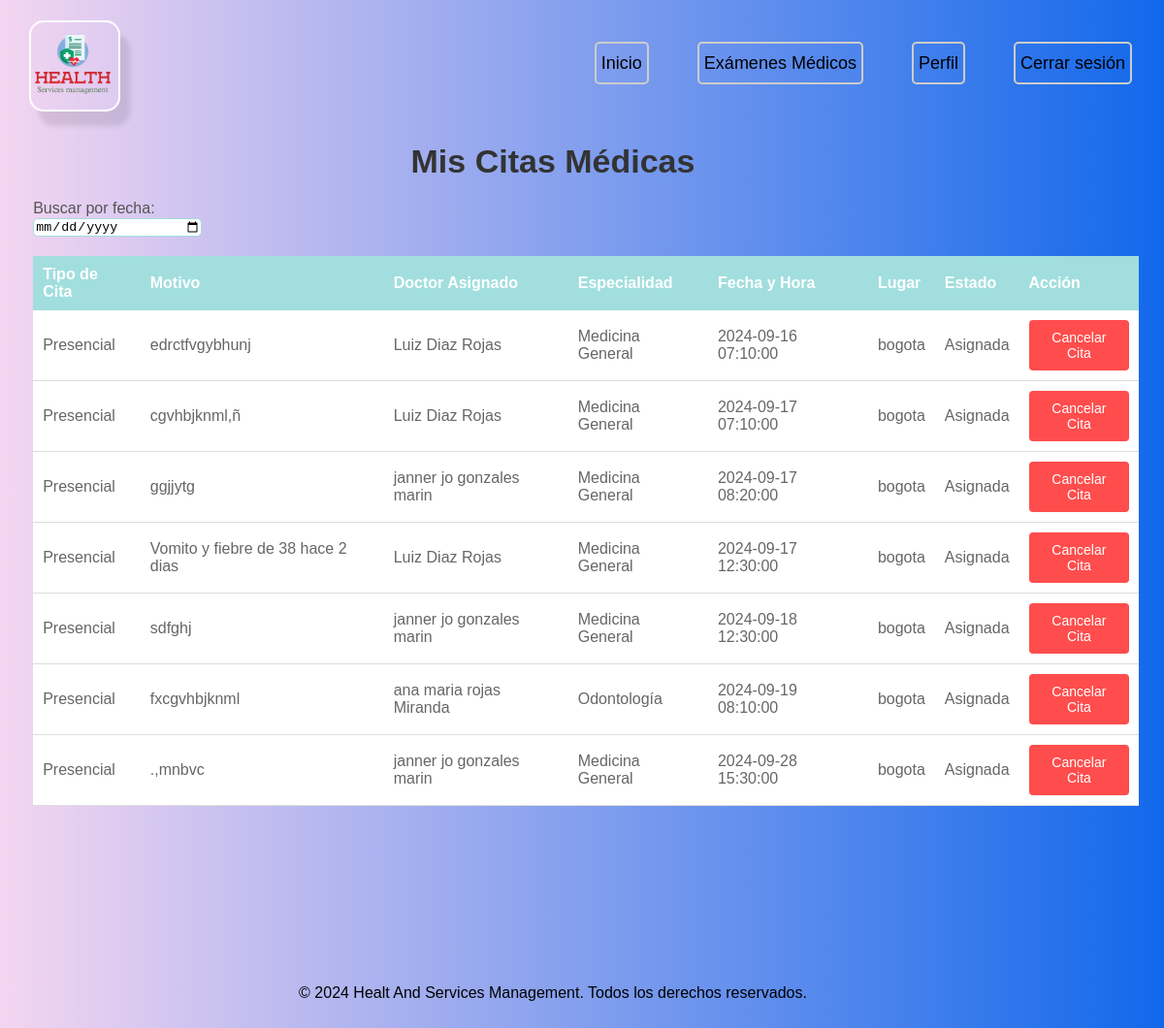
The page /Controller/visualizacion_Citas.php (signed in) on the database its author committed.
### tables this page shows
CREATE TABLE `citas_medicas` (
  `Id_Citas` int(11) NOT NULL,
  `tipo_cita` int(11) DEFAULT NULL,
  `motivo` varchar(255) DEFAULT NULL,
  `id_usuario` int(11) DEFAULT NULL,
  `doctor_asignado` int(15) DEFAULT NULL,
  `id_especialidades` int(11) DEFAULT NULL,
  `fecha_hora` datetime DEFAULT NULL,
  `lugar_De_Atencion` varchar(255) DEFAULT NULL,
  `turno` int(11) DEFAULT NULL,
  `id_estado_citas` int(11) DEFAULT NULL
);

CREATE TABLE `tipos_de_cita` (
  `id_tipo_cita` int(11) NOT NULL,
  `Descripcion` varchar(30) DEFAULT NULL
);

CREATE TABLE `especialidades` (
  `Id_especialidades` int(11) NOT NULL,
  `Tipo_especialidades` varchar(100) DEFAULT NULL
);

CREATE TABLE `estados_citas` (
  `id_estado_citas` int(11) NOT NULL,
  `Estado_cita` varchar(50) DEFAULT NULL
);

### Controller/visualizacion_Citas.php (the view, shortened to what this page needs)
<?php
$db = new Database();
$conexion = $db->connectar();
$numero_documento = $_SESSION['numero_documento'];
$query = "SELECT id_usuario FROM crear_usuario WHERE numero_documento = :numero_documento";
$stmt = $conexion->prepare($query);
$stmt->bindParam(':numero_documento', $numero_documento);
$stmt->execute();
$result = $stmt->fetch(PDO::FETCH_ASSOC);
if ($result) {
    $id_usuario = $result['id_usuario'];
} else {
    echo "Error: Usuario no encontrado.";
    exit();
}
$fecha_busqueda = isset($_GET['fecha_busqueda']) ? $_GET['fecha_busqueda'] : null;
$consultaCitas = 'SELECT citas_medicas.*, tipos_de_cita.descripcion, especialidades.Tipo_especialidades,
CONCAT(crear_usuario.nombre, " ", crear_usuario.apellido1, " ", crear_usuario.apellido2) AS nombre_doctor,
estados_citas.Estado_cita
FROM citas_medicas
JOIN tipos_de_cita ON citas_medicas.tipo_cita = tipos_de_cita.id_tipo_cita
JOIN especialidades ON citas_medicas.id_especialidades = especialidades.id_especialidades
JOIN crear_usuario ON citas_medicas.doctor_asignado = crear_usuario.id_usuario
JOIN estados_citas ON citas_medicas.id_estado_citas = estados_citas.id_estado_citas
WHERE citas_medicas.id_usuario = :id_usuario';
$consultaCitas .= ' ORDER BY citas_medicas.fecha_hora ASC';
$stmtCitas = $conexion->prepare($consultaCitas);
$stmtCitas->bindParam(':id_usuario', $id_usuario);
$stmtCitas->execute();
$citas = $stmtCitas->fetchAll(PDO::FETCH_ASSOC);
?>
<!DOCTYPE html>
<html lang="es">
<head>
    <link rel="stylesheet" href="../css/visualizacion_Citas.css">
</head>
<body>
<?php include_once '../View/header_visualizacion.php'; ?>
<h1 class="tabla-titulo">Mis Citas Médicas</h1>
<form id="form-busqueda">
    <label class="fecha_busqueda">Buscar por fecha:</label><br>
    <input type="date" id="fecha_busqueda" name="fecha_busqueda" placeholder="Selecciona una fecha" value="<?php echo htmlspecialchars($fecha_busqueda); ?>">
</form>
<div id="resultados" class="tabla-container">
    <?php if (count($citas) > 0): ?>
        <table class="tabla">
            <thead>
                <tr>
                    <th>Tipo de Cita</th>
                    <th>Motivo</th>
                    <th>Doctor Asignado</th>
                    <th>Especialidad</th>
                    <th>Fecha y Hora</th>
                    <th>Lugar</th>
                    <th>Estado</th>
                    <th>Acción</th>
                </tr>
            </thead>
            <tbody>
                <?php foreach ($citas as $cita): ?>
                    <tr>
                        <td><?php echo htmlspecialchars($cita['descripcion']); ?></td>
                        <td><?php echo htmlspecialchars($cita['motivo']); ?></td>
                        <td><?php echo htmlspecialchars($cita['nombre_doctor']); ?></td>
                        <td><?php echo htmlspecialchars($cita['Tipo_especialidades']); ?></td>
                        <td><?php echo htmlspecialchars($cita['fecha_hora']); ?></td>
                        <td><?php echo htmlspecialchars($cita['lugar_De_Atencion']); ?></td>
                        <td><?php echo htmlspecialchars($cita['Estado_cita']); ?></td>
                        <td>
                            <form action="cancelar_cita.php" method="POST" class="form-cancelar">
                                <button type="submit" class="btn-cancelar">Cancelar Cita</button>
                            </form>
                        </td>
                    </tr>
                <?php endforeach; ?>
            </tbody>
        </table>
    <?php else: ?>
        <p class="mensaje-citas">No hay citas para mostrar.</p>
    <?php endif; ?>
</div>
<?php include_once '../View/footer.php'; ?>
</body>
</html>

### View/header_visualizacion.php
<header>
<a href="../View/usuario.php">
        <div class="logo">
            <img src="../Img/logo.png" alt="Logo Health and Services Management">
        </div>
    </a>
        <nav>
            <ul>
                <li><a href="../View/usuario.php">Inicio</a></li>
                <li><a href="../Controller/examenes_Medicos.php">Exámenes Médicos</a></li>
                <li><a href="../View/perfil_Usuario.php">Perfil</a></li>
                <li><a href="cerrar.php">Cerrar sesión</a></li>
            </ul>
        </nav>
    </header>

### View/footer.php
<footer>
        <p>&copy; 2024 Healt And Services Management. Todos los derechos reservados.</p>
    </footer>

### Css/visualizacion_Citas.css (style rules this page uses)
body { font-family: Arial, sans-serif; margin: 0; padding: 0; box-sizing: border-box; height: 100%; width: 95%; background: linear-gradient(to right, #f4d6f1, #1268eb); }
header { display: flex; justify-content: space-between; align-items: center; margin-right: -5%; padding: 20px; background-color: transparent ; height: 50px; }
.logo img { height: 90px; margin-left: 10px; margin-top: 50px; box-shadow: 10px 15px 5px rgba(0, 0, 0, 0.1); border-radius: 15px; border: 2px solid white; }
nav ul { list-style: none; display: flex; gap: 20px; margin: 0; padding: 0; }
nav ul li { margin: 10px; margin-top: 50px; margin-left: 20px; }
nav ul li a { color: black; text-decoration: none; font-size: 18px; padding: 10px 5px 10px; transition: background-color 0.5s; border: 2px solid #ccc; border-radius: 5px; }
.tabla-titulo { margin-top: 5%; text-align: center; color: #333; margin-bottom: 20px; font-size: 34px; }
.tabla { width: 100%; border-collapse: collapse; margin: 20px; margin-left: 3%; background-color: white; }
.tabla th { background-color: #a2dede; color: white; padding: 10px; text-align: left; }
label { text-align: left; color: #555; margin-left: 3%; }
#fecha_busqueda { width: 15%; margin-left: 3%; border: #a2dede 1px solid; border-radius: 5px; height: 2%; }
.tabla td { padding: 10px; border-bottom: 1px solid #ddd; color: #666; }
.btn-cancelar { width: 100%; padding: 10px; background-color: #ff4d4d; color: white; border: none; border-radius: 4px; cursor: pointer; font-size: 14px; }
footer { text-align: center; padding: 20px; background-color: transparent; color: black; align-items: center; bottom: 0%; margin-top: 13%; position: flex; }

### rows shown on the page
citas_medicas: tipo_cita.Descripcion "Presencial", motivo "edrctfvgybhunj", nombre_doctor "Luiz Diaz Rojas", id_especialidades.Tipo_especialidades "Medicina General", fecha_hora "2024-09-16 07:10:00", lugar_De_Atencion "bogota", id_estado_citas.Estado_cita "Asignada"
citas_medicas: tipo_cita.Descripcion "Presencial", motivo "cgvhbjknml,ñ", nombre_doctor "Luiz Diaz Rojas", id_especialidades.Tipo_especialidades "Medicina General", fecha_hora "2024-09-17 07:10:00", lugar_De_Atencion "bogota", id_estado_citas.Estado_cita "Asignada"
citas_medicas: tipo_cita.Descripcion "Presencial", motivo "ggjjytg", nombre_doctor "janner jo gonzales marin", id_especialidades.Tipo_especialidades "Medicina General", fecha_hora "2024-09-17 08:20:00", lugar_De_Atencion "bogota", id_estado_citas.Estado_cita "Asignada"
citas_medicas: tipo_cita.Descripcion "Presencial", motivo "Vomito y fiebre de 38 hace 2 dias", nombre_doctor "Luiz Diaz Rojas", id_especialidades.Tipo_especialidades "Medicina General", fecha_hora "2024-09-17 12:30:00", lugar_De_Atencion "bogota", id_estado_citas.Estado_cita "Asignada"
citas_medicas: tipo_cita.Descripcion "Presencial", motivo "sdfghj", nombre_doctor "janner jo gonzales marin", id_especialidades.Tipo_especialidades "Medicina General", fecha_hora "2024-09-18 12:30:00", lugar_De_Atencion "bogota", id_estado_citas.Estado_cita "Asignada"
citas_medicas: tipo_cita.Descripcion "Presencial", motivo "fxcgvhbjknml", nombre_doctor "ana maria rojas Miranda", id_especialidades.Tipo_especialidades "Odontología", fecha_hora "2024-09-19 08:10:00", lugar_De_Atencion "bogota", id_estado_citas.Estado_cita "Asignada"
citas_medicas: tipo_cita.Descripcion "Presencial", motivo ".,mnbvc", nombre_doctor "janner jo gonzales marin", id_especialidades.Tipo_especialidades "Medicina General", fecha_hora "2024-09-28 15:30:00", lugar_De_Atencion "bogota", id_estado_citas.Estado_cita "Asignada"
